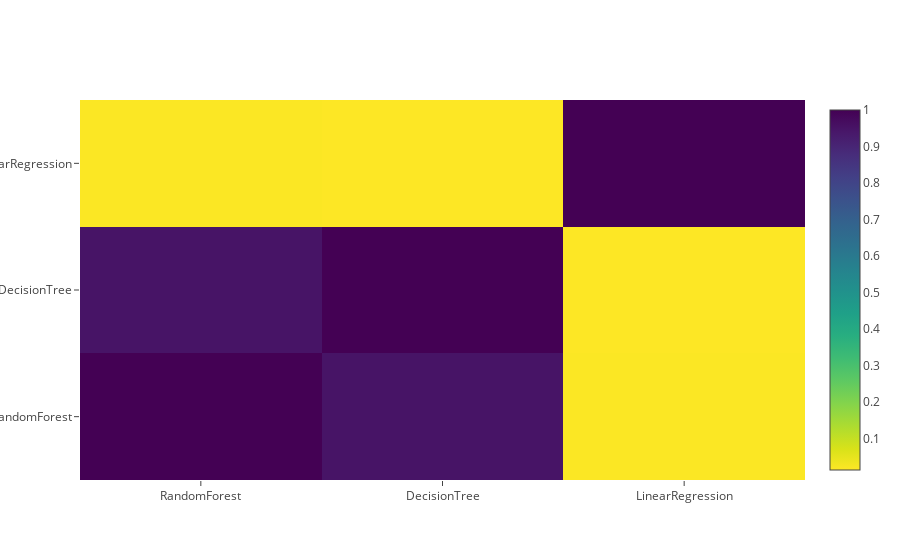

This figure's notebook cell:
### Code cell
data = [
    go.Heatmap(
        z= base_predictions_train.astype(float).corr().values ,
        x=base_predictions_train.columns.values,
        y= base_predictions_train.columns.values,
          colorscale='Viridis',
            showscale=True,
            reversescale = True
    )
]
py.iplot(data, filename='labelled-heatmap')

### Figure 1 — Plotly figure (JSON) as saved in the notebook; plotly's stock layout.template omitted (floating-point values rounded to 4 significant figures)
{"data": [{"colorscale": "Viridis", "reversescale": true, "showscale": true, "type": "heatmap", "uid": "44f808b5-9844-41a1-986a-41108f01294d", "x": ["RandomForest", "DecisionTree", "LinearRegression"], "y": ["RandomForest", "DecisionTree", "LinearRegression"], "z": [[1, 0.95, 0.01769], [0.95, 1, 0.01457], [0.01769, 0.01457, 1]]}], "layout": {}}
